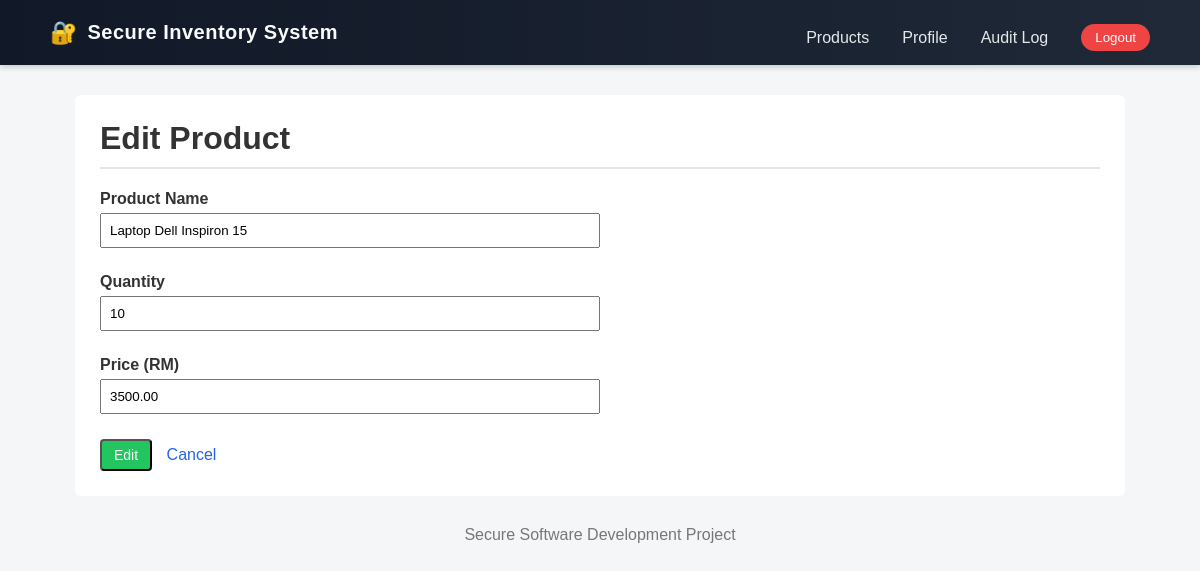
Page /products/edit/1/ (signed in) on the committed database.
### inventory/models.py (models this page shows, shortened)
class Product(models.Model):
    name = models.CharField(max_length=100)
    quantity = models.PositiveIntegerField()
    price = models.DecimalField(max_digits=10, decimal_places=2)

### inventory/views.py (the view, shortened to what this page needs)
# urls.py: path('products/edit/<int:product_id>/', edit_product),
@login_required
@user_passes_test(is_admin)
def edit_product(request, product_id):
    product = get_object_or_404(Product, id=product_id)
    return render(request, 'inventory/product_form.html', {
        'action': 'Edit',
        'product': product
    })

### inventory/views.py (called while the page is built)
def is_admin(user):
    return user.is_staff

### templates/inventory/product_form.html (shortened to what this page needs)
{% extends "base.html" %}
{% block content %}
<h1>{{ action }} Product</h1>
<form method="post" class="product-form">
    <div class="form-group">
        <label for="name">Product Name</label>
        <input
            type="text"
            id="name"
            name="name"
            placeholder="Enter product name"
            value="{{ product.name|default_if_none:'' }}"
            required
        >
    </div>
    <div class="form-group">
        <label for="quantity">Quantity</label>
        <input
            type="number"
            id="quantity"
            name="quantity"
            min="0"
            placeholder="Enter quantity"
            value="{{ product.quantity|default_if_none:'' }}"
            required
        >
    </div>
    <div class="form-group">
        <label for="price">Price (RM)</label>
        <input
            type="number"
            step="0.01"
            id="price"
            name="price"
            placeholder="Enter price"
            value="{{ product.price|default_if_none:'' }}"
            required
        >
    </div>
    <button type="submit" class="btn btn-add">{{ action }}</button>
    <a href="/products/" style="margin-left:10px;">Cancel</a>
</form>
{% endblock %}

### static/style.css (style rules this page uses)
body { font-family: Arial, Helvetica, sans-serif; margin: 0; background-color: #f4f6f8; color: #333; }
a { text-decoration: none; color: #2563eb; }
h1 { margin-top: 0; border-bottom: 2px solid #e5e7eb; padding-bottom: 10px; }
.btn { padding: 6px 12px; border-radius: 4px; color: white; font-size: 14px; }
.btn-add { background-color: #22c55e; }
form input { padding: 6px; margin-bottom: 10px; width: 250px; }
form label { font-weight: bold; }
.product-form { max-width: 500px; margin-top: 20px; }
.form-group { margin-bottom: 15px; }
.form-group label { display: block; font-weight: bold; margin-bottom: 5px; }
.form-group input { width: 100%; padding: 8px; box-sizing: border-box; }

### rows in the picture
Product: name "Laptop Dell Inspiron 15", quantity "10", price "3500.00"

### other values in the picture
{{ action }} "Edit"
